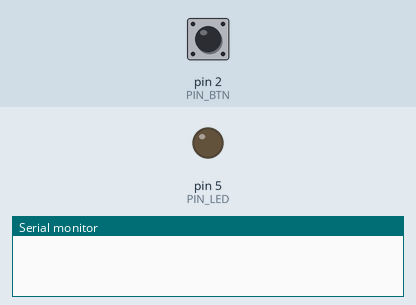
Simulated run of this sketch. Board: Arduino Uno, built with avr-gcc and run on an emulated ATmega328P. On the bench: output pins drawn as LEDs (lit = HIGH), the last lines printed to the serial monitor. Dashed ring = blinking. Inputs (shaded band) come from the test bench; at power-on: pin 2 (PIN_BTN) HIGH.

Above: at 1.2 s.
1.3 s: pin 2 (PIN_BTN) pulled LOW for 0.15 s
At 2.2 s:
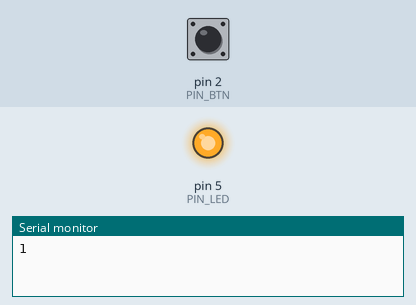
2.9 s: pin 2 (PIN_BTN) pulled LOW for 1 s
At 4.8 s:
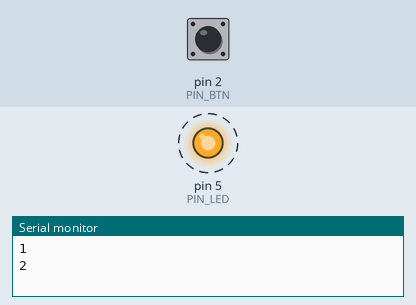
6.9 s: pin 2 (PIN_BTN) pulsed LOW 2 times (0.12 s each, 0.3 s apart)
At 8.78 s:
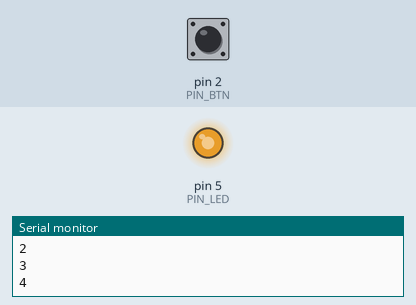
9.9 s: pin 2 (PIN_BTN) pulled LOW for 3.2 s
Timing chart, 0 to 12.9 s (numbered marks = the images above; inputs shaded):
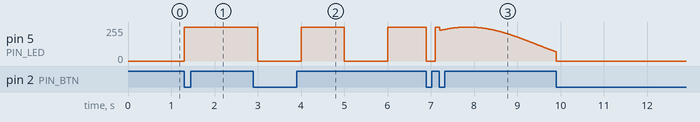

The sketch:

rezimy_s_prepinanim_a_blikanim.ino
```cpp
#define PIN_BTN 2
#define PIN_LED 5
//#define T       1000

int tik = LOW;

void tikani();

void setup() {
  pinMode(PIN_BTN, INPUT_PULLUP);
  pinMode(PIN_LED, OUTPUT);
  Serial.begin(9600);
}

void loop() {
  static int rezim = 0;
  static int stav_tlacitka_predchozi = HIGH;
  static int stav_led = LOW;
  static int T = 1000;
  int stav_tlacitka = digitalRead(PIN_BTN);

  tikani(T);

  if (stav_tlacitka == LOW && stav_tlacitka_predchozi == HIGH) {
    if (rezim < 4) rezim++;  // rezim += 1;
    else rezim = 0;
    Serial.println(rezim);
    //rezim = (rezim < 4) ? rezim++ : 0;
  }
  stav_tlacitka_predchozi = stav_tlacitka;

  switch (rezim) {
    case 0:  // LED nesvítí
      stav_led = LOW;
      digitalWrite(PIN_LED, stav_led);
      break;
    case 1:  // LED svítí souvisle
      stav_led = HIGH;
      digitalWrite(PIN_LED, stav_led);
      break;
    case 2:  // LED bliká pomalu
      T = 1000;
      if (tik) stav_led = !stav_led;
      digitalWrite(PIN_LED, stav_led);
      break;
    case 3:  // LED bliká rychle
      T = 200;
      if (tik) stav_led = !stav_led;
      digitalWrite(PIN_LED, stav_led);
      break;
    case 4:  // LED mění plynule intenzitu
      analogWrite(PIN_LED, 255.0*(sin(millis()/1000.0)+1)/2.0);
      break;
    default:  // neznámý režim

      break;
  }
}

void tikani(int T) {
  unsigned long cas = millis();
  static unsigned long cas_predtim = 0;
  if (cas - cas_predtim >= T) {
    // zmen stav LED
    tik = HIGH;
    cas_predtim = cas;
  } else tik = LOW;
}
```

Measured:
- after the input at 1.3 s, pin 5 (PIN_LED): 0/255 → 255/255 at once
- after the input at 2.9 s, pin 5 (PIN_LED): alternates 255/255 for 1.0 s and 0/255 for 1.0 s, starting after 0.10 s
